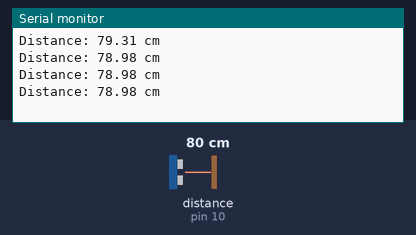
Recording of a sketch running on a simulated Arduino Uno, built with avr-gcc and run on an emulated ATmega328P. On the bench: the last lines printed to the serial monitor. Wiring (inferred from the names in the program): ultrasonic range finder: trigger pin 9; echo pin 10. The inputs (shaded band) are chosen by the test bench; at power-on: distance to the obstacle (sensor on pin 10) 80 cm. The echo pulse lasts 58.3 µs per cm.

Above: at 1.2 s.
1.3 s: distance to the obstacle (sensor on pin 10) set to 2 cm
At 1.73 s:
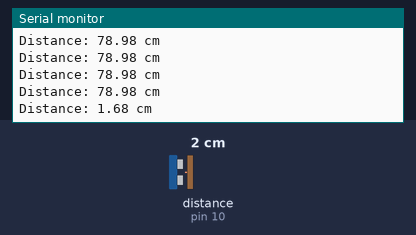
2.8 s: distance to the obstacle (sensor on pin 10) set to 4 cm
At 2.94 s:
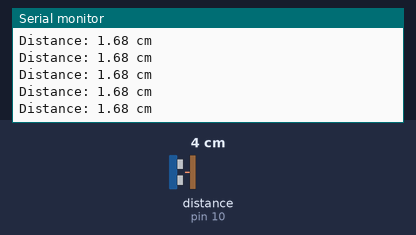
4.3 s: distance to the obstacle (sensor on pin 10) set to 60 cm
At 4.45 s:
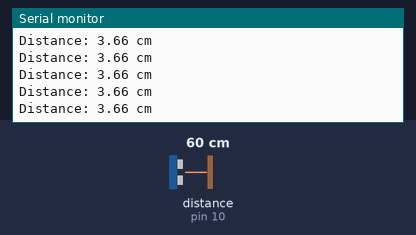
7.3 s: distance to the obstacle (sensor on pin 10) set to 9 cm
At 7.49 s:
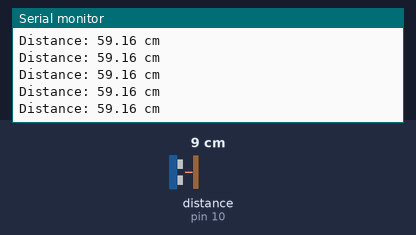
Timing chart, 0 to 10.3 s (numbered marks = the images above; inputs shaded):
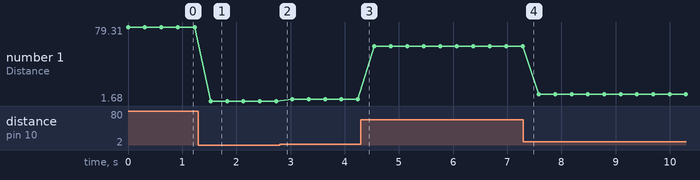

The sketch:

SEN-US01.ino.ino
```cpp
int trigPin = 9;
int echoPin = 10;


long duration;
float distance_cm;


void setup() {
Serial.begin(9600);
pinMode(trigPin, OUTPUT);
pinMode(echoPin, INPUT);
}


void loop() {
// Send pulse
digitalWrite(trigPin, LOW);
delayMicroseconds(2);


digitalWrite(trigPin, HIGH);
delayMicroseconds(10);
digitalWrite(trigPin, LOW);


// Read echo time
duration = pulseIn(echoPin, HIGH);


// Convert time to distance (cm)
distance_cm = duration * 0.034 / 2;


Serial.print("Distance: ");
Serial.print(distance_cm);
Serial.println(" cm");


delay(300);
}
```

Measured:
- after the input at 1.3 s, the serial monitor: prints a new line after 0.23 s (image 1)
- plotted number 1: 78.98 → 1.68 after the input at 1.3 s, 1.68 → 3.66 after the input at 2.8 s, 3.66 → 59.16 after the input at 4.3 s, 59.16 → 8.62 after the input at 7.3 s
